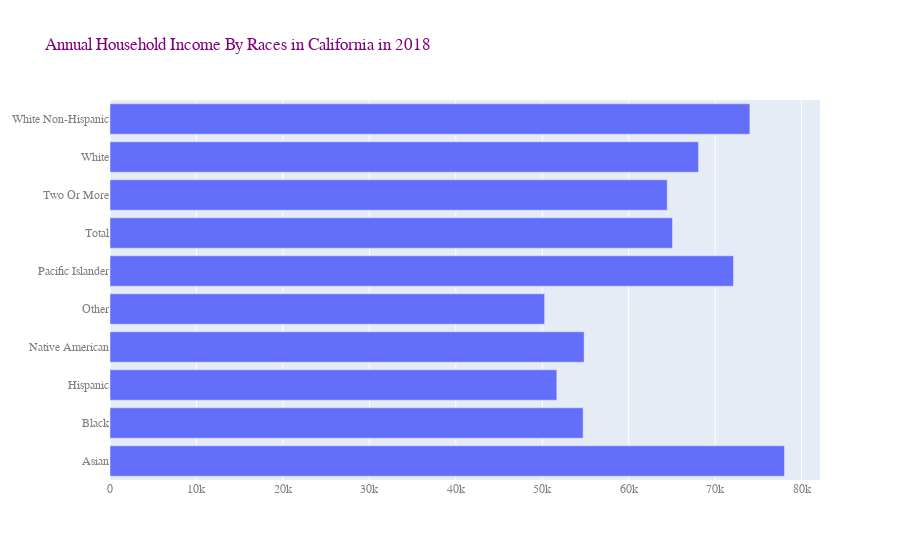

Here is the notebook cell this chart was saved with:
### Code cell
import plotly.graph_objects as go

fig = go.Figure(go.Bar(
            x=income["Household Income by Race"],
            y=income["Race"],
            orientation='h'
            ))
fig.update_layout(
    title="Annual Household Income By Races in California in 2018",
    font_family="Courier New",
    font_color="gray",
    title_font_family="Times New Roman",
    title_font_color="Purple",
    legend_title_font_color="green"
)
fig.show()

from plotly.io import write_html
write_html(fig, "IncomeRaces2018.html")

### Figure 1 — Plotly figure (JSON) as saved in the notebook; plotly's stock layout.template omitted (floating-point values rounded to 4 significant figures)
{"data": [{"orientation": "h", "type": "bar", "x": [78020.0, 54730.0, 51680.0, 54840.0, 50280.0, 72120.0, 65060.0, 64460.0, 68070.0, 74020.0], "y": ["Asian", "Black", "Hispanic", "Native American", "Other", "Pacific Islander", "Total", "Two Or More", "White", "White Non-Hispanic"]}], "layout": {"font": {"color": "gray", "family": "Courier New"}, "legend": {"title": {"font": {"color": "green"}}}, "title": {"font": {"color": "Purple", "family": "Times New Roman"}, "text": "Annual Household Income By Races in California in 2018"}}}
